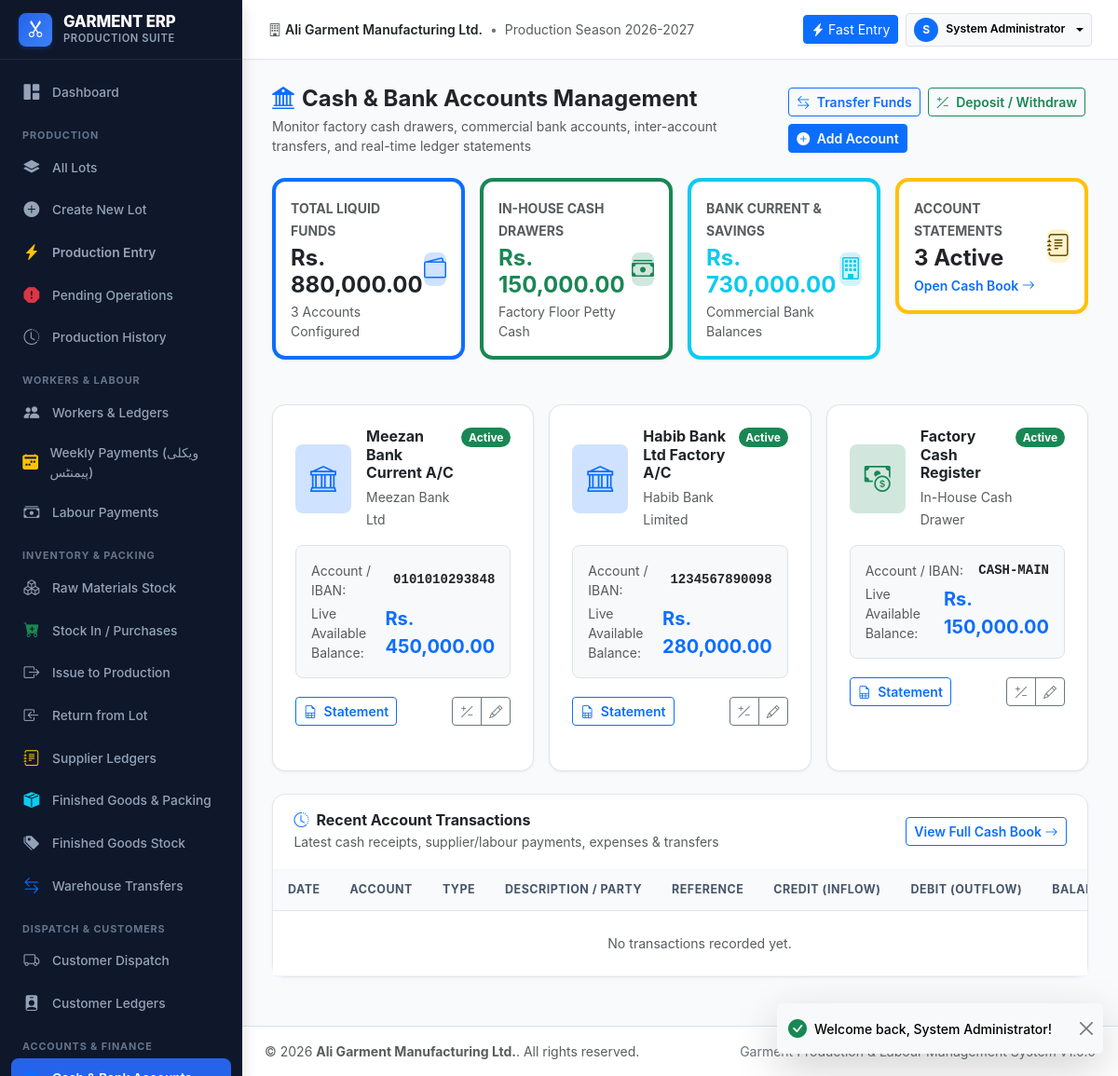
Page /modules/accounts/index.php (signed in) on the committed database.
### tables this page shows
CREATE TABLE `users` (
    `id` INT AUTO_INCREMENT PRIMARY KEY,
    `username` VARCHAR(50) NOT NULL UNIQUE,
    `password_hash` VARCHAR(255) NOT NULL,
    `full_name` VARCHAR(100) NOT NULL,
    `role_id` INT NOT NULL,
    `phone` VARCHAR(30) NULL,
    `email` VARCHAR(100) NULL,
    `is_active` TINYINT(1) NOT NULL DEFAULT 1,
    `created_at` DATETIME NOT NULL DEFAULT CURRENT_TIMESTAMP,
    `updated_at` DATETIME NOT NULL DEFAULT CURRENT_TIMESTAMP ON UPDATE CURRENT_TIMESTAMP,
    FOREIGN KEY (`role_id`) REFERENCES `roles`(`id`)
);

CREATE TABLE `cash_bank_accounts` (
    `id` INT AUTO_INCREMENT PRIMARY KEY,
    `account_name` VARCHAR(100) NOT NULL,
    `account_number` VARCHAR(50) NULL,
    `bank_name` VARCHAR(100) NULL,
    `current_balance` DECIMAL(14,2) NOT NULL DEFAULT 0.00,
    `is_active` TINYINT(1) NOT NULL DEFAULT 1
);

### modules/accounts/index.php (the view, shortened to what the rows shown need)
<?php
require_once __DIR__ . '/../../config/config.php';
require_once __DIR__ . '/../../config/auth.php';
require_login();
$db = get_db();
$accounts = $db->query("SELECT * FROM cash_bank_accounts ORDER BY is_active DESC, current_balance DESC, id ASC")->fetchAll();
require_once __DIR__ . '/../../includes/header.php';
?>
<div class="app-main">
    <?php require_once __DIR__ . '/../../includes/topbar.php'; ?>
    <div class="app-content">
        <div class="row g-3 mb-4">
            <?php foreach ($accounts as $acc):
                $isCash = (stripos($acc['account_name'], 'cash') !== false || stripos($acc['bank_name'], 'cash') !== false || stripos($acc['account_number'], 'cash') !== false);
                $cardIcon = $isCash ? 'bi-cash-coin text-success' : 'bi-bank text-primary';
                $badgeBg = $isCash ? 'bg-success-subtle text-success' : 'bg-primary-subtle text-primary';
            ?>
                <div class="col-12 col-md-6 col-xl-4">
                    <div class="card-modern h-100 shadow-xs border <?= $acc['is_active'] ? '' : 'opacity-75 bg-light' ?>">
                        <div class="card-modern-body p-4">
                            <div class="d-flex align-items-start justify-content-between mb-3">
                                <div class="d-flex align-items-center gap-3">
                                    <div class="p-3 rounded-3 <?= $badgeBg ?>">
                                        <i class="bi <?= $cardIcon ?> fs-3"></i>
                                    </div>
                                    <div>
                                        <h6 class="fw-bold text-dark mb-1"><?= clean($acc['account_name']) ?></h6>
                                        <span class="small text-muted"><?= clean($acc['bank_name']) ?></span>
                                    </div>
                                </div>
                                <span class="badge <?= $acc['is_active'] ? 'bg-success' : 'bg-secondary' ?> rounded-pill">
                                    <?= $acc['is_active'] ? 'Active' : 'Inactive' ?>
                                </span>
                            </div>
                            <div class="bg-light p-3 rounded-3 mb-3 border">
                                <div class="d-flex justify-content-between align-items-center mb-1">
                                    <span class="text-muted small">Account / IBAN:</span>
                                    <span class="fw-semibold font-monospace small text-dark"><?= clean($acc['account_number'] ?: '—') ?></span>
                                </div>
                                <div class="d-flex justify-content-between align-items-center">
                                    <span class="text-muted small">Live Available Balance:</span>
                                    <span class="fs-5 fw-bold <?= (float)$acc['current_balance'] >= 0 ? 'text-primary' : 'text-danger' ?>">
                                        <?= format_currency($acc['current_balance']) ?>
                                    </span>
                                </div>
                            </div>
                            <div class="d-flex justify-content-between align-items-center pt-1">
                                <a href="<?= BASE_URL ?>modules/accounts/statement.php?account_id=<?= $acc['id'] ?>" class="btn btn-sm btn-outline-primary fw-semibold">
                                    <i class="bi bi-file-earmark-spreadsheet me-1"></i> Statement
                                </a>
                                <div class="btn-group btn-group-sm">
                                    <button type="button" class="btn btn-outline-secondary btn-quick-tx"
                                            data-id="<?= $acc['id'] ?>"
                                            data-name="<?= clean($acc['account_name']) ?>"
                                            title="Quick Deposit/Withdrawal">
                                        <i class="bi bi-plus-slash-minus"></i>
                                    </button>
                                    <button type="button" class="btn btn-outline-secondary btn-edit-account"
                                            data-id="<?= $acc['id'] ?>"
                                            data-name="<?= clean($acc['account_name']) ?>"
                                            data-bank="<?= clean($acc['bank_name']) ?>"
                                            data-number="<?= clean($acc['account_number']) ?>"
                                            data-active="<?= (int)$acc['is_active'] ?>"
                                            title="Edit Account Details">
                                        <i class="bi bi-pencil"></i>
                                    </button>
                                </div>
                            </div>
                        </div>
                    </div>
                </div>
            <?php endforeach; ?>
        </div>
        <div class="card-modern">
            <div class="card-modern-body p-0">
                <div class="table-responsive">
                    <table class="table table-modern align-middle mb-0">
                        <thead>
                            <tr>
                                <th>Date</th>
                                <th>Account</th>
                                <th>Type</th>
                                <th>Description / Party</th>
                                <th>Reference</th>
                                <th class="text-end">Credit (Inflow)</th>
                                <th class="text-end">Debit (Outflow)</th>
                                <th class="text-end">Balance</th>
                            </tr>
                        </thead>
                    </table>
                </div>
            </div>
        </div>
    </div>
<?php require_once __DIR__ . '/../../includes/footer.php'; ?>

### includes/topbar.php (shortened to what the rows shown need)
<?php
$currentUser = current_user();
?>
<header class="app-topbar">
    <div class="d-flex align-items-center gap-2">
        <div class="dropdown">
            <button class="btn btn-sm btn-light border dropdown-toggle d-flex align-items-center gap-2" type="button" data-bs-toggle="dropdown" aria-expanded="false">
                <div class="bg-primary text-white rounded-circle d-flex align-items-center justify-content-center" style="width: 26px; height: 26px; font-size: 0.75rem; font-weight: 700;">
                    <?= strtoupper(substr($currentUser['full_name'] ?? 'U', 0, 1)) ?>
                </div>
                <span class="d-none d-md-inline fw-semibold small"><?= clean($currentUser['full_name'] ?? 'User') ?></span>
            </button>
        </div>
    </div>
</header>

### rows in the picture
users: full_name "S", full_name "System Administrator"
cash_bank_accounts: account_name "Meezan Bank Current A/C", bank_name "Meezan Bank Ltd", is_active "Active", account_number "0101010293848", current_balance "Rs. 450,000.00"
cash_bank_accounts: account_name "Habib Bank Ltd Factory A/C", bank_name "Habib Bank Limited", is_active "Active", account_number "1234567890098", current_balance "Rs. 280,000.00"
cash_bank_accounts: account_name "Factory Cash Register", bank_name "In-House Cash Drawer", is_active "Active", account_number "CASH-MAIN", current_balance "Rs. 150,000.00"

### other values in the picture
get_setting('company_name', 'Garment ERP') "Ali Garment Manufacturing Ltd."
format_currency($totalFunds) "Rs. 880,000.00"
count($accounts) "3"
format_currency($cashTotal) "Rs. 150,000.00"
format_currency($bankTotal) "Rs. 730,000.00"
$activeCount "3"
